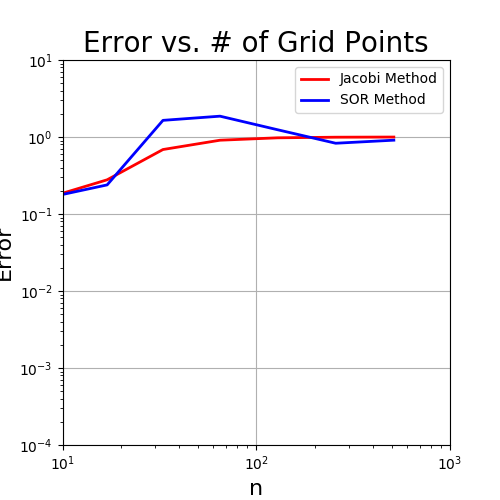

Generate this figure with Python:
"""
this script performs a grid refinement study of the Jacobi and SOR methods
"""

import math
import numpy as np
import matplotlib.pyplot as plt


# define jacobi function
def jacobi(phi_0, f, ni, nj, dx, dy, err_min, n_max, phi_ex):
    err_mag = 1
    phi = phi_0
    n = 0

    while err_mag > err_min and n < n_max:
        phi_old = phi
        for j in range(1, nj-1):
            for i in range(1, ni-1):
                phi[j, i] = 1/4*(phi_old[j, i-1] + phi_old[j, i+1] + phi_old[j-1, i] + phi_old[j+1, i])\
                            - (dx*dy)/4*f[j, i]

        phi[0, :] = -phi[1, :]
        phi[-1, :] = -phi[-2, :]
        phi[:, 0] = -phi[:, 1]
        phi[:, -1] = -phi[:, -2]

        err = phi - phi_ex
        err_mag = np.sum(err**2)
        n += 1

    return phi, err_mag


# define gauss-seidel-SOR function
def gauss_seidel_sor(phi_0, f, omega, ni, nj, dx, dy, err_min, n_max, phi_ex):
    err_mag = 1
    phi = phi_0
    n = 0

    while err_mag > err_min and n < n_max:
        phi_old = phi
        for j in range(1, nj-1):
            for i in range(1, ni-1):
                phi[j, i] = omega/4*(phi[j, i-1] + phi_old[j, i+1] + phi[j-1, i] + phi_old[j+1, i] - dx*dy*f[j, i])\
                          + (1 - omega)*phi_old[j, i]

        phi[0, :] = -phi[1, :]
        phi[-1, :] = -phi[-2, :]
        phi[:, 0] = -phi[:, 1]
        phi[:, -1] = -phi[:, -2]

        err = phi - phi_ex
        err_mag = np.sum(err**2)
        n += 1

    return phi, err_mag

# main loop
k_list = np.array([5, 9, 17, 33, 65, 129, 257, 513])
err_jac = np.zeros(np.shape(k_list))
err_sor = np.zeros(np.shape(k_list))
count = 0

for k in k_list:
    ni, nj = k, k
    dx, dy = 1 / (ni - 1), 1 / (nj - 1)
    x_start, x_end = -dx / 2, 1 + dx / 2
    y_start, y_end = -dy / 2, 1 + dy / 2
    x = np.linspace(x_start, x_end, ni)
    y = np.linspace(y_start, y_end, nj)
    X, Y = np.meshgrid(x, y)
    n = 1

    u_ex = np.sin(2*math.pi*n*X)*np.sin(2*math.pi*n*Y)
    rhs = -8*math.pi**2*n**2*u_ex
    u0 = np.zeros(np.shape(X))

    u_jac, err_jac[count] = jacobi(u0, rhs, ni, nj, dx, dy, 1e-4, 10, u_ex)
    u_sor, err_sor[count] = gauss_seidel_sor(u0, rhs, 2/(2 - np.cos(2*math.pi*dx)), ni, nj, dx, dy, 1e-4, 5, u_ex)
    count += 1

# plot errors
size = 5
plt.figure(figsize=(size, size))
plt.loglog(k_list, err_jac, label='Jacobi Method', color='r', linewidth=2, linestyle='-')
plt.loglog(k_list, err_sor, label='SOR Method', color='b', linewidth=2, linestyle='-')
plt.legend(loc='best')
plt.xlabel('n', fontsize=16)
plt.ylabel('Error', fontsize=16)
plt.title('Error vs. # of Grid Points', fontsize=20)
plt.xlim(1e1, 1e3)
plt.ylim(1e-4, 1e1)
plt.grid(True)
print(err_jac)
print(err_sor)
plt.show()
